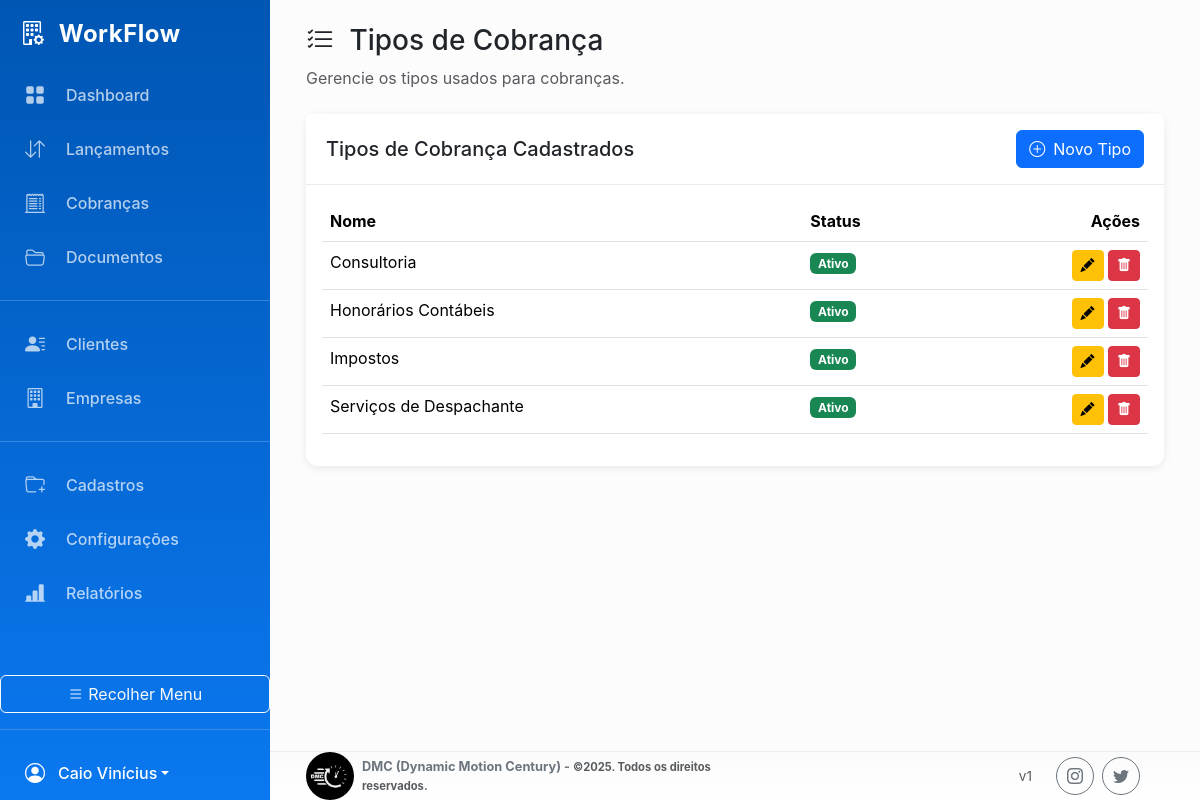
Screenshot of /index.php?page=gerenciar_tipos_cobranca (signed in) with the database file from the repository.
### tables this page shows
CREATE TABLE `tipos_cobranca` (
  `id` int(11) NOT NULL,
  `nome` varchar(100) NOT NULL,
  `ativo` tinyint(1) NOT NULL DEFAULT 1
);

### pages/gerenciar_tipos_cobranca.php (the view, shortened to what this page needs)
<?php
$stmt = $pdo->query("SELECT * FROM tipos_cobranca ORDER BY nome ASC");
$tipos_cobranca = $stmt->fetchAll(PDO::FETCH_ASSOC);
?>
<div class="container-fluid">
    <div class="card">
        <div class="card-header d-flex justify-content-between align-items-center">
            <h5 class="card-title mb-0">Tipos de Cobrança Cadastrados</h5>
            <button class="btn btn-primary" data-bs-toggle="modal" data-bs-target="#modalNovoTipoCobranca">
                <i class="bi bi-plus-circle me-2"></i>Novo Tipo
            </button>
        </div>
        <div class="card-body">
            <div class="table-responsive">
                <table class="table table-hover">
                    <thead>
                        <tr>
                            <th>Nome</th>
                            <th>Status</th>
                            <th class="text-end">Ações</th>
                        </tr>
                    </thead>
                    <tbody>
                        <?php if (empty($tipos_cobranca)): ?>
                            <tr>
                                <td colspan="3" class="text-center">Nenhum tipo de cobrança cadastrado.</td>
                            </tr>
                        <?php else: ?>
                            <?php foreach ($tipos_cobranca as $tipo): ?>
                                <tr>
                                    <td><?php echo htmlspecialchars($tipo['nome']); ?></td>
                                    <td>
                                        <span class="badge <?php echo $tipo['ativo'] ? 'bg-success' : 'bg-secondary'; ?>">
                                            <?php echo $tipo['ativo'] ? 'Ativo' : 'Inativo'; ?>
                                        </span>
                                    </td>
                                    <td class="text-end">
                                        <button class="btn btn-sm btn-warning"
                                                data-bs-toggle="modal"
                                                data-bs-target="#modalEditarTipoCobranca"
                                                data-id="<?php echo $tipo['id']; ?>"
                                                data-nome="<?php echo htmlspecialchars($tipo['nome']); ?>"
                                                data-ativo="<?php echo $tipo['ativo']; ?>">
                                            <i class="bi bi-pencil-fill"></i>
                                        </button>
                                        <a href="process/crud_handler.php?action=excluir_tipo_cobranca&id=<?php echo $tipo['id']; ?>"
                                           class="btn btn-sm btn-danger"
                                           onclick="return confirm('Tem certeza que deseja excluir este tipo de cobrança? Esta ação não pode ser desfeita.');">
                                            <i class="bi bi-trash-fill"></i>
                                        </a>
                                    </td>
                                </tr>
                            <?php endforeach; ?>
                        <?php endif; ?>
                    </tbody>
                </table>
            </div>
        </div>
    </div>
</div>

### assets/css/style.css (style rules this page uses)
:root { --bs-primary: #0A78F0; --bs-primary-rgb: 10, 120, 240; --bs-primary-darker: #0056b3; --bs-secondary: #6B7280; --bs-success: #10B981; --bs-danger: #EF4444; --bs-warning: #F59E0B; --sidebar-width: 270px; --sidebar-width-collapsed: 80px; }
body { background-color: #f8f9fa; font-family: -apple-system, BlinkMacSystemFont, "Segoe UI", Roboto, "Helvetica Neue", Arial, sans-serif; }
.card { border: none; box-shadow: 0 2px 10px rgba(0, 0, 0, 0.08); border-radius: 0.75rem; height: 100%; }
.card-header { background-color: #fff; border-bottom: 1px solid #e9ecef; font-weight: 600; padding: 1rem 1.25rem; display: flex; align-items: center; font-size: 1.1rem; }

### rows the page displays
tipos_cobranca: nome "Consultoria", ativo "Ativo"
tipos_cobranca: nome "Honorários Contábeis", ativo "Ativo"
tipos_cobranca: nome "Impostos", ativo "Ativo"
tipos_cobranca: nome "Serviços de Despachante", ativo "Ativo"

### other values shown
$_SESSION['user_nome'] "Caio Vinícius"
$title "Tipos de Cobrança"
$subtitle "Gerencie os tipos usados para cobranças."
